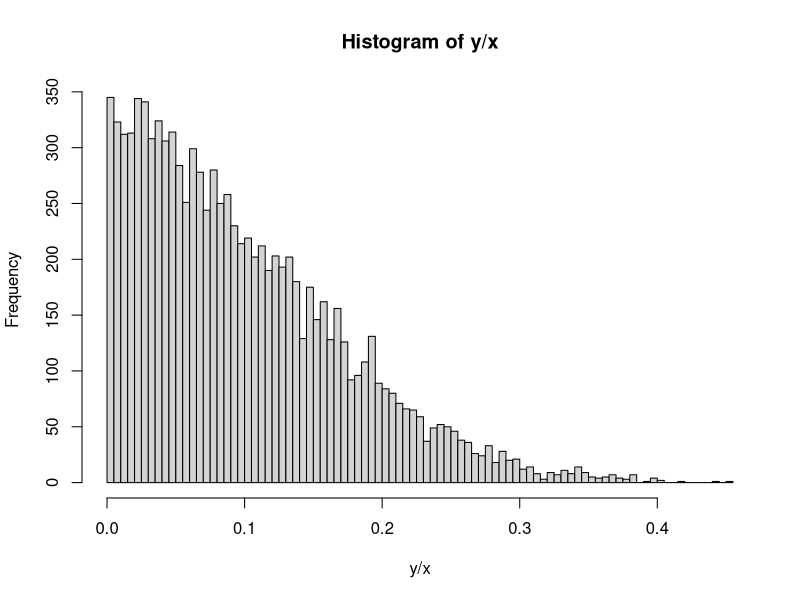
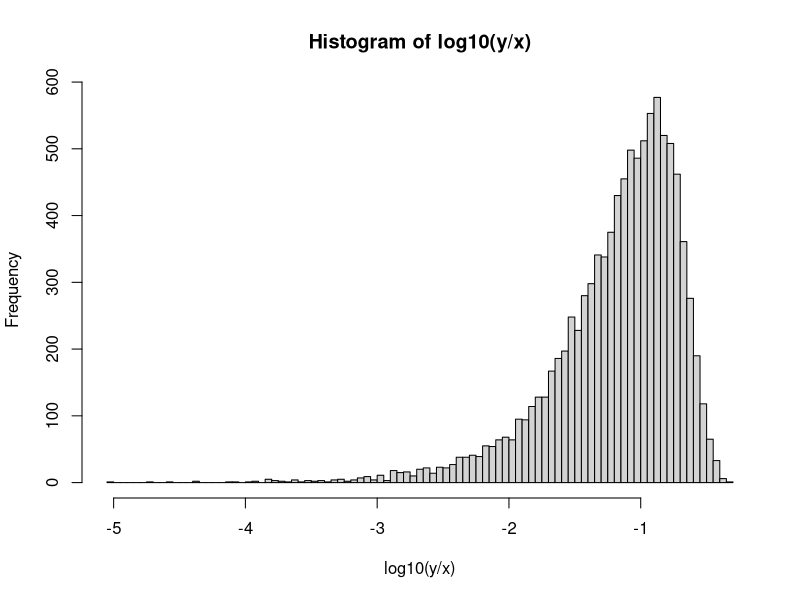

These figures' R source, in order:

library(MASS)
library(quantreg)

N.MINUTES         <- 100
N.TRIALS          <- 10000
GROUP.CORS        <- c(0.0, 0.1, 0.2, 0.3, 0.4, 0.5, 0.6, 0.7, 0.8, 0.9, 0.99)

cor.rnorm <- function(n.dim, n.samples, cor.const) {
    # returns a matrix with one n.dim sample per row, n.samples rows
    cor.matrix <- rep(cor.const, n.dim*n.dim)
    dim(cor.matrix) <- c(n.dim, n.dim)
    diag(cor.matrix) <- 1
    zero.means <- rep(0, n.dim)
    mvrnorm(n=n.samples, mu=zero.means, Sigma=cor.matrix)
}


# rets <- t(cor.rnorm(N.GROUP.STOCKS, N.TRIALS, group.cor))
rets <- rnorm(N.TRIALS * N.MINUTES)
dim(rets) <- c(N.TRIALS, N.MINUTES)

x <- rowMeans(abs(rets))
y <- abs(rowMeans(rets))
model <- rq(y ~ 0 + x)
print(model)

pdf()
hist(y/x, 100)
hist(log10(y/x), 100)

